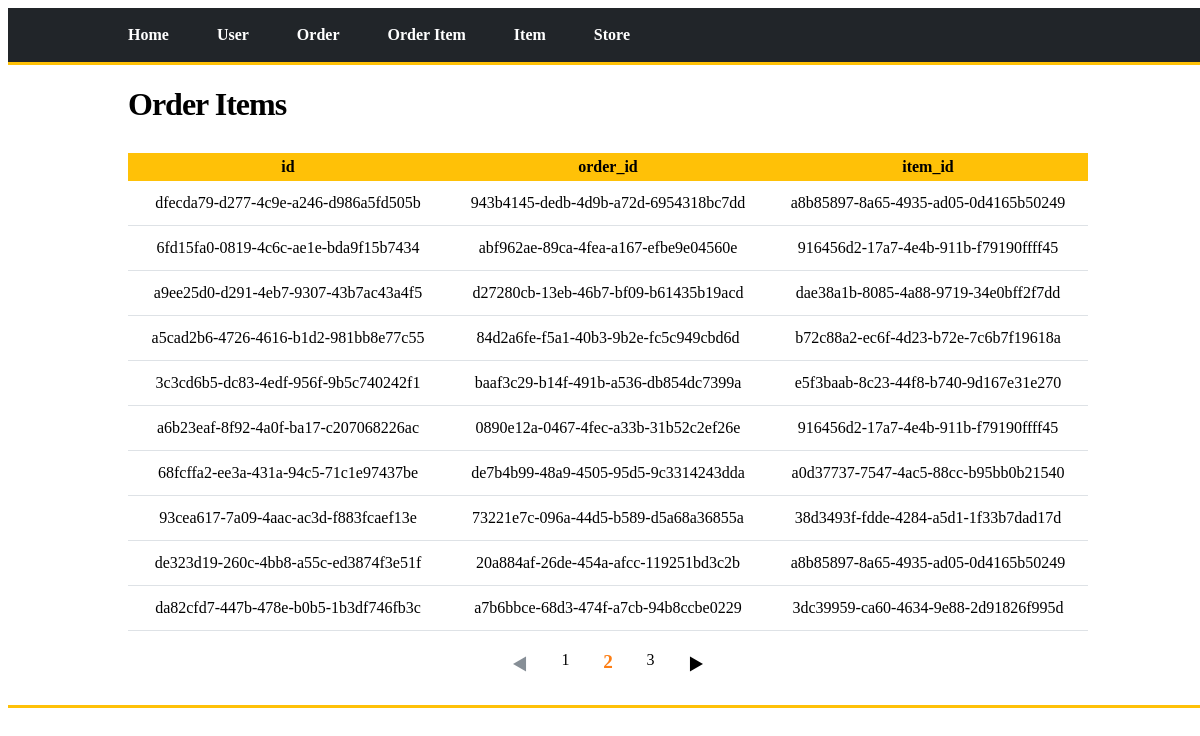
The app's page /order-item/board/list?page_num=2 with its own data.
### tables this page shows
CREATE TABLE order_item (
        id TEXT PRIMARY KEY,
        order_id NOT NULL,
        item_id NOT NULL,
        FOREIGN KEY(order_id) REFERENCES "order"(id),
        FOREIGN KEY(item_id) REFERENCES item(id)
);

### view/order_item_view.py (the view)
@order_item_bp.route("/board/list")
def order_item_board_list():
    print('----------------------------view-order-item : @order_item_bp.route("/order-item/board/list")')
    page_num = request.args.get("page_num", type=int, default=1)
    result = []
    result = order_item_service.read_all()
    total_page, page_list, page_datas = get_page_info(page_num, 10, 3, result) # 현재 페이지 번호, 노출 게시물 개수, 노출 페이지 간격, 게시물 데이터
    response = render_template("order_item/board/list.html", datas=result, total_page = total_page, page_list=page_list, page_datas=page_datas, page_num=page_num)
    return response

### service/execute_sql_service/execute_sql_service.py (called while the page is built)
    def get_conn_cursor(self) :
        conn = sqlite3.connect("db/crm.db")
        cursor = conn.cursor()
        return conn, cursor

    def execute_sql(self, type_, sql, args = None) :
        conn, cursor = self.get_conn_cursor()
        result = None
        if (type_ == DML.SELECT) or (type_ == DML.SELECTONE) :
            result = None
            if type_ == DML.SELECT :
                result = self.fetchall_as_dict(cursor, sql, args)
            else :
                result = self.fetchone_as_dict(cursor, sql, args)
            conn.close()
            return result
        else :
            cursor.execute(sql, args)
            conn.commit()
        conn.close()

    def fetchall_as_dict(self, cursor, sql, args):
        if args != None:
            cursor.execute(sql, args)
        else :
            cursor.execute(sql)
        columns = [column[0] for column in cursor.description]  #[컬럼명, ...]
        rows = cursor.fetchall()
        result = []
        for row in rows:
            result.append(dict(zip(columns, row)))  # key : value = column : column value
        return result

### service/execute_sql_service/order_item_execute_sql_service.py (called while the page is built)
    def read_all(self):
        print('----------------------------service-order_item : read_all()')
        sql = """SELECT * FROM order_item """
        result = self.execute_sql(DML.SELECT, sql)
        return result

### view/paging.py (called while the page is built)
def get_page_info(page_num, per_page, interval, datas): #현재 페이지 번호, 노출할 게시물 개수, 노출할 페이지 번호 간격, 게시데이터
    cur_page_list = []
    page_datas = None
    total_page = get_total_page(per_page, len(datas)) # 전체 페이지 번호 개수 구하기
    total_page_list = list(range(1, total_page+1)) #  # 전체 페이지 번호를 리스트화 하기(1~전체 int페이지를 담은 리스트)
    separated_page_list = get_crop_page(total_page_list, interval) # 페이지에 노출할 페이지 범위만큼 자른 리스트를 요소로 하는 리스트 얻기
    cur_page_list = check_current_page_belongs(page_num, separated_page_list) #현재 페이지가 어느 요소에 속하는 지 검사
    page_datas = get_current_page_datas(page_num, per_page, datas)  #현재 페이지의 데이터 get
    return (total_page, cur_page_list, page_datas)

def get_total_page(per_page, len_datas):
    total_page = 0
    total_page=math.ceil(len_datas/per_page)
    return total_page

def get_crop_page(page_list, interval) :
    result = [page_list[ i : i + interval ] for i in range( 0, len(page_list), interval )]
    return result

def check_current_page_belongs(cur_page, page_list):
    result = None
    for page in page_list :
        if cur_page in page :
            result = page
    return result

### templates/order_item/board/list.html (shortened to what this page needs)
<!DOCTYPE html>
<html lang="ko">
<head>
</head>
    <body>
        <div id="root">
            <header>
                <nav class="nav">
                    <ul>
                        <li><a href="/">Home</a></li>
                        <li><a href="/user/board/list">User</a></li>
                        <li><a href="/order/board/list">Order</a></li>
                        <li><a href="/order-item/board/list">Order Item</a></li>
                        <li><a href="/item/board/list">Item</a></li>
                        <li><a href="/store/board/list">Store</a></li>
                    </ul>
                </nav>
            </header>
            <div class="border"> </div>
            <main id = "main">
                <h1 class="board_name">Order Items</h1>
                <section class="main_content">
                    <div class="board_content">
                        <div>
                            <table>
                                <col width="33%"></col>
                                <col width="33%"></col>
                                <col width="33%"></col>
                                {% if page_datas %}
                                {% set header = page_datas[0].keys() %}
                                <tr>
                                    {% for value in header %}
                                    <th>{{value}}</th>
                                    {% endfor %}
                                </tr>
                                    {% for page_data in page_datas %}
                                    {% set id = page_data['id'] %}
                                    <tr onclick = window.location.href="{{ url_for('order_item.order_item_board_detail', id=id) }}">
                                        {% for key, value in page_data.items() %}
                                        <td>{{value}}</td>
                                        {% endfor %}
                                    </tr>
                                    {% endfor %}
                                {% else %}
                                    <tr><td colspan="5">NO DATA</td></tr>
                                {% endif %}
                            </table>
                        </div>
                        <div class="board_paging">
                            <ul type="none">
                                {% if page_list  %}
                                    {% if page_list[0] == 1 %}
                                    <li><a style="color:var(--bs-gray-600);">◀</a></li>
                                    {% else %}
                                    {% set pre_page_num = page_list[0]-3 %}
                                    <li><a class="pre_page_btn" href="{{ url_for('order_item.order_item_board_list', page_num=pre_page_num) }}">◀</a></li>
                                    {% endif %}
                                {% endif %}
                                {% if page_list != None %}
                                    {% for page in page_list %}
                                        {% if page == page_num %}
                                        <li><a class="current_page" href="{{ url_for('order_item.order_item_board_list', page_num=page) }}">{{page}}</a></li>
                                        {% else %}
                                        <li><a class="page_num" href="{{ url_for('order_item.order_item_board_list', page_num=page) }}">{{page}}</a></li>
                                        {% endif %}
                                    {%endfor%}
                                {% endif %}
                                {% if page_list  %}
                                    {% set page_length = page_list | length %}
                                    {% set page_index = page_length-1 %}
                                    {% set next_page_num = page_list[page_index]+1 %}
                                    {% if page_list[page_index] == total_page %}
                                    <li><a style="color:var(--bs-gray-600); cursor:default">▶</a></li>
                                    {% else %}
                                    <li><a class="next_page_btn" href="{{ url_for('order_item.order_item_board_list', page_num=next_page_num) }}">▶</a></li>
                                    {% endif %}
                                {% endif %}
                            </ul>
                        </div>
                    </div>
                </section>
        </main>
        <div class="border" style="margin-bottom:50px;"> </div>
    </div>
    </body>
</html>

### templates/order_item/board/list.html (style rules this page uses)
:root { --bs-blue: #0d6efd; --bs-indigo: #6610f2; --bs-purple: #6f42c1; --bs-pink: #d63384; --bs-red: #dc3545; --bs-orange: #fd7e14; --bs-yellow: #ffc107; --bs-green: #198754; --bs-teal: #20c997; --bs-cyan: #0dcaf0; --bs-white: #fff; --bs-gray: #868e96; --bs-gray-dark: #343a40; --bs-gray-100: #f1f3f5; --bs-gray-200: #e9ecef; --bs-gray-300: #dee2e6; --bs-gray-400: #ced4da; --bs-gray-500: #adb5bd; --bs-gray-600: #868e96; --bs-gray-700: #495057; --bs-gray-800: #343a40; --bs-gray-900: #212529; --bs-primary: #00c471; --bs-secondary: #343a40; --bs-success: #198754; --bs-info: #0d6efd; --bs-warning: #ffc107; --bs-danger: #dc3545; --bs-light: #f1f3f5; --bs-dark: #212529; --bs-body-bg: #fff; }
html, body { width: 100%; }
a { text-decoration: none; color : inherit; }
li { list-style: none; }
nav.nav ul { margin : 0 auto; display: flex; justify-content: flex-start; padding: 1.5% 10%; }
.border { border-bottom: 3px solid var(--bs-warning); }
nav.nav ul li { margin-right : 5%; }
nav.nav { background-color: var(--bs-dark); color : var(--bs-white); font-weight : 800; cursor: pointer; }
main#main { width: 80%; margin : 0 auto; min-height: 500px; }
.board_name { font-weight: 800;letter-spacing: -1px; }
.board_content table { width:100%; margin-top : 30px; border-collapse : collapse; }
.board_content table th { background-color: var(--bs-yellow); padding : 5px; }
.board_content table td { padding : 13px; text-align: center; border-bottom: 1px solid var(--bs-gray-300); }
.board_paging { margin : 10px auto 20px; }
.board_paging ul { display: flex; justify-content: space-between; padding: 10px 40%; margin: 0; }
.board_paging li { list-style-type: none; }
.board_paging ul li .page_num:hover, .pre_page_btn:hover, .next_page_btn:hover, .current_page { color : var(--bs-orange); font-weight: 600; font-size: 1.2em; }

### records on screen
order_item: id "dfecda79-d277-4c9e-a246-d986a5fd505b", order "943b4145-dedb-4d9b-a72d-6954318bc7dd", item "a8b85897-8a65-4935-ad05-0d4165b50249"
order_item: id "6fd15fa0-0819-4c6c-ae1e-bda9f15b7434", order "abf962ae-89ca-4fea-a167-efbe9e04560e", item "916456d2-17a7-4e4b-911b-f79190ffff45"
order_item: id "a9ee25d0-d291-4eb7-9307-43b7ac43a4f5", order "d27280cb-13eb-46b7-bf09-b61435b19acd", item "dae38a1b-8085-4a88-9719-34e0bff2f7dd"
order_item: id "a5cad2b6-4726-4616-b1d2-981bb8e77c55", order "84d2a6fe-f5a1-40b3-9b2e-fc5c949cbd6d", item "b72c88a2-ec6f-4d23-b72e-7c6b7f19618a"
order_item: id "3c3cd6b5-dc83-4edf-956f-9b5c740242f1", order "baaf3c29-b14f-491b-a536-db854dc7399a", item "e5f3baab-8c23-44f8-b740-9d167e31e270"
order_item: id "a6b23eaf-8f92-4a0f-ba17-c207068226ac", order "0890e12a-0467-4fec-a33b-31b52c2ef26e", item "916456d2-17a7-4e4b-911b-f79190ffff45"
order_item: id "68fcffa2-ee3a-431a-94c5-71c1e97437be", order "de7b4b99-48a9-4505-95d5-9c3314243dda", item "a0d37737-7547-4ac5-88cc-b95bb0b21540"
order_item: id "93cea617-7a09-4aac-ac3d-f883fcaef13e", order "73221e7c-096a-44d5-b589-d5a68a36855a", item "38d3493f-fdde-4284-a5d1-1f33b7dad17d"
order_item: id "de323d19-260c-4bb8-a55c-ed3874f3e51f", order "20a884af-26de-454a-afcc-119251bd3c2b", item "a8b85897-8a65-4935-ad05-0d4165b50249"
order_item: id "da82cfd7-447b-478e-b0b5-1b3df746fb3c", order "a7b6bbce-68d3-474f-a7cb-94b8ccbe0229", item "3dc39959-ca60-4634-9e88-2d91826f995d"

### other values on screen
{{ value }} "id" "order_id" "item_id"
{{ page }} "1" "3"
{{ page }} "2"
